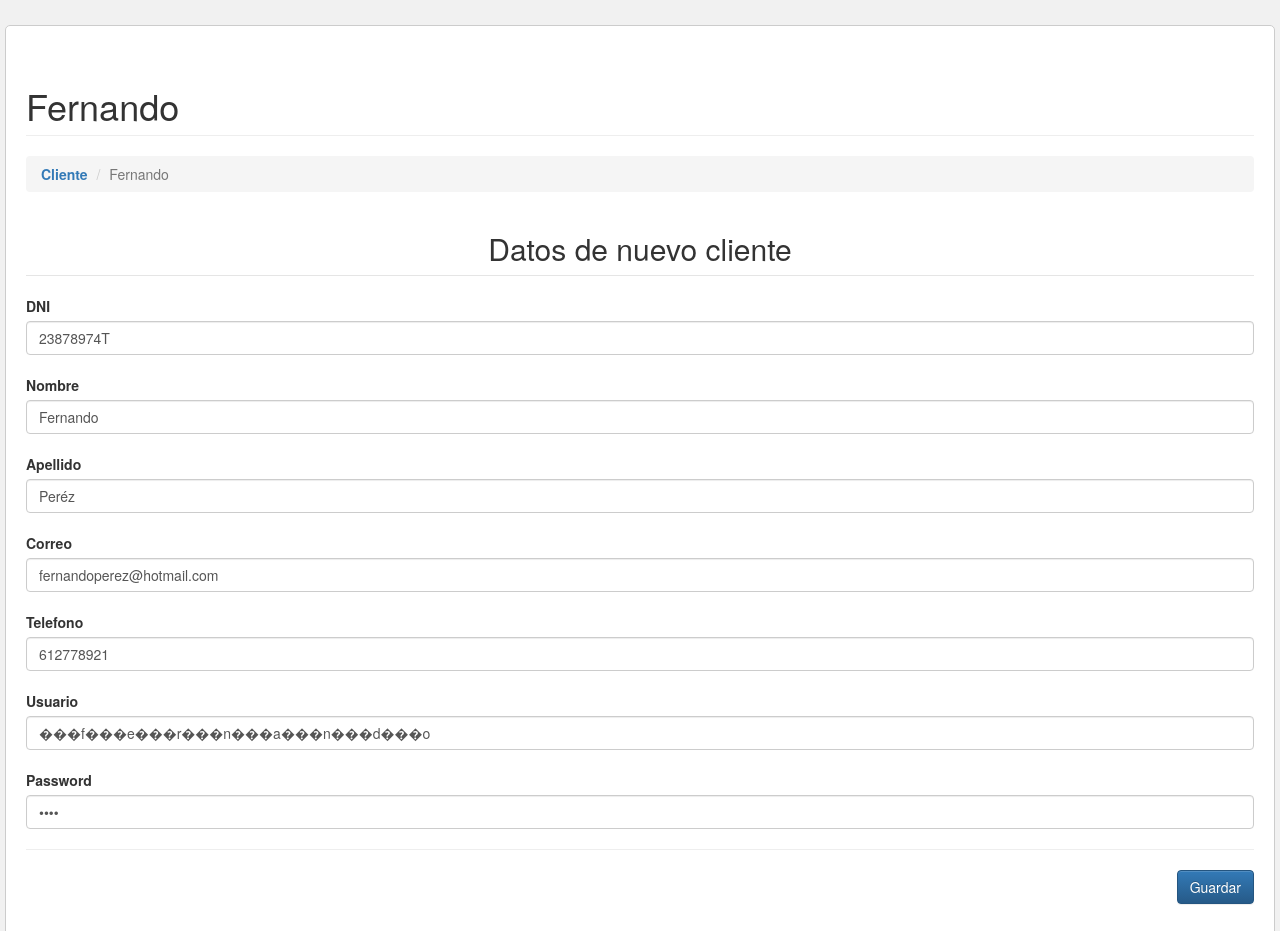
/controller/controladorCliente.php?c=cliente&a=CrudCliente&id=1 (signed in), run on the app's committed database.
### tables this page shows
CREATE TABLE `cliente` (
  `id` int(11) NOT NULL,
  `dni` varchar(9) NOT NULL,
  `Nombre` varchar(50) NOT NULL DEFAULT '0',
  `Apellido` varchar(50) NOT NULL DEFAULT '0',
  `Correo` varchar(50) NOT NULL,
  `Telefono` int(9) NOT NULL,
  `usuario` varchar(45) DEFAULT NULL,
  `password` varchar(45) DEFAULT NULL
);

### controller/cliente.controller.php (called while the page is built, shortened)
<?php
require_once 'C:/xampp/htdocs/frankriescodwsextra/model/cliente.php';
class clienteController {
    private $model;
    public function __construct() {
        $this->model = new cliente();
    }
    public function CrudCliente() {
        $cliente = new cliente();
        if (isset($_REQUEST['id'])) {
            $cliente = $this->model->ObtenerCl($_REQUEST['id']);
        }
        require_once ('../view/header.php');
        require_once ('../view/cliente-editar.php');
    }
}
?>

### model/database.php (called while the page is built)
<?php
class Database{
    public static function conexionDB()
    {
        try{
            $dbconexion = new PDO('mysql:host=localhost;dbname=tienda;charset=utf8', 'root', '');
            $dbconexion->setAttribute(PDO::ATTR_ERRMODE, PDO::ERRMODE_EXCEPTION);
        } catch (Exception $ex) {
           echo "ERROR: " . $ex->getMessage();
        }
        return $dbconexion;
    }
}

### model/cliente.php (called while the page is built, shortened)
<?php
class cliente {
    private $pdo;
    public function __CONSTRUCT() {
        try {
            $this->pdo = Database::conexionDB();
        } catch (Exception $e) {
            die($e->getMessage());
        }
    }
    public function ObtenerCl($id) {
        try {
            $stm = $this->pdo->prepare("SELECT * FROM cliente WHERE id = ?");
            $stm->execute(array($id));
            return $stm->fetch(PDO::FETCH_OBJ);
        } catch (Exception $e) {
            die($e->getMessage());
        }
    }
}
?>

### view/cliente-editar.php (the view, shortened to what this page needs)
<!DOCTYPE html>
<html><head><link rel="shortcut icon" href="../web/images/favicon.ico"></head><body>
<h1 class="page-header">
    <?php echo "<b>".$cliente->id != null ? $cliente->Nombre ."</b>": 'Nuevo Registro'; ?>
</h1>
<ol class="breadcrumb">
    <li><a href="?c=cliente"><b>Cliente</b></a></li>
    <li class="active"><?php echo $cliente->id != null ? $cliente->Nombre : '<h3>| Nuevo Registro</h3>'; ?></li>
</ol>
<table border="1" class="table  table-striped  table-hover" id="tabla" >
    <form id="frm-cliente" action="?c=cliente&a=GuardarCliente" method="POST" enctype="multipart/form-data">
        <fieldset>
            <legend style="text-align: center"><h2>Datos de nuevo cliente</h2></legend>
            <div class="form-group">
                <label>DNI</label><input type="text" maxlength="9" size="9" name="dni" value="<?php echo $cliente->dni; ?>" class="form-control" placeholder="Ingrese su dni" required>
                <br>
                <label>Nombre</label><input type="text"  size="50" name="Nombre" value="<?php echo $cliente->Nombre; ?>" class="form-control" placeholder="Ingrese su nombre" required>
                <br>
                <label>Apellido</label><input type="text" size="50" name="Apellido" value="<?php echo $cliente->Apellido; ?>" class="form-control" placeholder="Ingrese su apellido" required>
                <br>
                <label>Correo</label><input type="text" size="50" name="Correo" value="<?php echo $cliente->Correo; ?>" class="form-control" placeholder="Ingrese su correo electrónico" required>
                <br>
                <label>Telefono</label><input type="text" size="50" name="Telefono" value="<?php echo $cliente->Telefono; ?>" class="form-control" placeholder="Ingrese su telefono" required>
                <br>
                <label>Usuario</label><input type="text" size="50" name="usuario" value="<?php echo $cliente->usuario; ?>" class="form-control" placeholder="Ingrese su usuario" required>
                <br>
                <label>Password</label><input type="password" size="50" name="password" value="<?php echo $cliente->password; ?>" class="form-control" placeholder="Ingrese su contraseña" required>
            </div>
            <hr />
            <div class="text-right">
                <button class="btn btn-primary">Guardar</button>
            </div>
        </fieldset>
    </form>
</table>
</body></html>

### view/header.php (style rules this page uses)
body { margin:0; padding:0; background-color:#f1f1f1; }

### data on the page
cliente: Nombre "Fernando", dni "23878974T", Apellido "Peréz", Correo "fernandoperez@hotmail.com", Telefono "612778921", usuario "���f���e���r���n���a���n���d���o"
